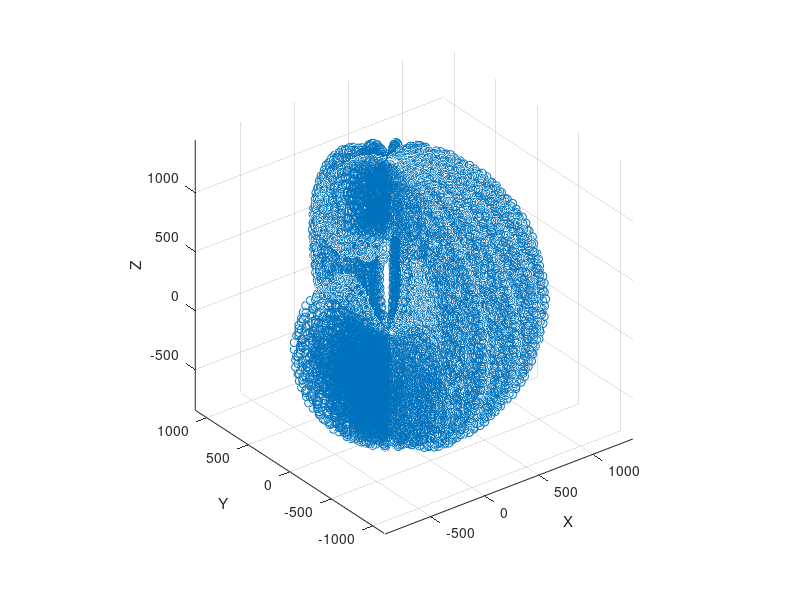

This chart was generated by the following MATLAB code:
t1_values = -pi/2:0.3:pi/2;  % T?o vector c�c gi� tr? t1 t? 0 ??n pi/2 v?i b??c 0.1
t2_values = -pi/2:0.3:pi/2;  % T?o vector c�c gi� tr? t2 t? 0 ??n pi/2 v?i b??c 0.1
t3_values = -pi/3:0.3:2*pi/3;
t4_values = 0:0.3:2*pi;

l1 = 300;
l4 = 200;
l2 = 150;
l3 = 450;
l5 = 500;
l6 = 50;
l7 = 100;
l8 = 100;

% Kh?i t?o m?ng tr?ng ?? l?u t?a ?? x, y, z
x = [];
y = [];
z = [];

% V�ng l?p ?? t�nh to�n v� l?u t?a ?? x, y, z cho t?ng gi� tr? t1, t2
for t1 = t1_values
    for t2 = t2_values
        for t3 = t3_values
            for t4 = t4_values
                  
            x_value = l6*sin(t1) + sin(t1)*(l2 - l4) + l3*cos(t1)*cos(t2) + sin(t2 - t3 + t4)*cos(t1)*(l7 + l8) + l5*cos(t1)*cos(t2)*cos(t3) + l5*cos(t1)*sin(t2)*sin(t3)
            y_value = sin(t2 - t3 + t4)*sin(t1)*(l7 + l8) - cos(t1)*(l2 - l4) - l6*cos(t1) + l3*cos(t2)*sin(t1) + l5*cos(t2)*cos(t3)*sin(t1) + l5*sin(t1)*sin(t2)*sin(t3)
            z_value = l1 - l7*cos(t2 - t3 + t4) - l8*cos(t2 - t3 + t4) + l3*sin(t2) + l5*sin(t2 - t3)
 
        % Th�m t?a ?? v�o m?ng
        x = [x, x_value];
        y = [y, y_value];
        z = [z, z_value];
            end
        end
    end
end

% V? c�c ?i?m ri�ng l?
scatter3(x, y, z);

% ??t t�n cho c�c tr?c
xlabel('X');
ylabel('Y');
zlabel('Z');

% Hi?n th? l??i
grid on;

% T? ??ng ?i?u ch?nh t? l? tr?c
axis equal;